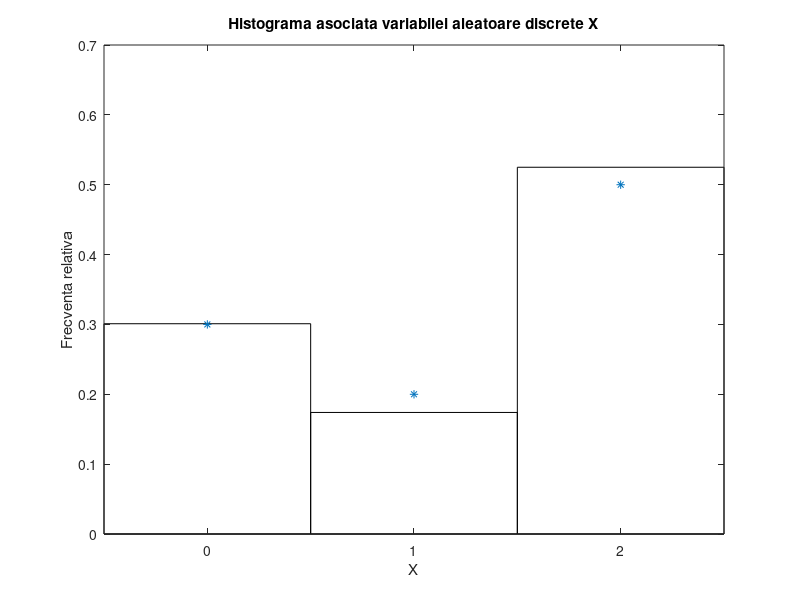

This figure's MATLAB source:
function solLab5()
% Solutia aplicatiilor din Laboratorul nr. 5

clear
clc

n = 1000; % dimensiunea esantionului/multimii de valori de selectie
% Testati pentru n = 10000. Observati o imbunatatire a estimarii!

m = 3; % numarul de valori pe care le poate lua v.a. X
X = [0 1 2]; % valorile x1, x2, x3 pe care le poate lua v.a. X
p = [0.3 0.2 0.5]; % probabilitatile p1, p2, p3; p(i) = P(X = xi) = pi


% 2. Apelati functia creata la punctul 1. pentru a genera o multime de 1000
% de valori de selectie asupra v.a. discrete definite in Exemplu 1. 
% Validati rezultatul obtinut construind histograma asociata multimii de 
% selectie.

% Multimea esantion asociata variabilei discrete X

x = zeros(1, n);
for i = 1 : n
    x(i) = simVarDiscreta(X, p);
end

% Histograma esantionului generat in x.
% Se estimeaza probabilitatile pi = P(X = xi) cu frecventa relativa de 
% aparitie a evenimentului X = xi

C = 0 : m - 1;
N = zeros(size(C));

for i = 1 : m 
    
    N(i) = sum(x == i - 1);
    
end

figure(1)
bar(C, N/n, 1, 'w')
title('Histograma asociata variabilei aleatoare discrete X')
xlabel('X')
ylabel('Frecventa relativa')
hold on
% Valorile teoretice ale probabilitatilor pi = P(X = xi)
plot(C, p, '*');

% 3. Apelati functia creata la punctul 1. pentru a simula v.a. X ~ Bin(10, 0.5).
% Validati rezultatul obtinut construind histograma asociata multimii de selectie
% generate in concordanta cu repartitia Bin(10, 0.5).

% clear
% 
% X = 0 : 10;
% p = binopdf(X, 10, 0.5);
% 
% n = 1000;
% x = zeros(1, n);
% for i = 1 : n
%     x(i) = simVarDiscreta(X, p);
% end
% 
% C = 0 : 10;
% N = zeros(size(C));
% 
% for i = 1 : length(C) 
%     
%     N(i) = sum(x == i - 1);
%     
% end

% figure(2)
% bar(C, N/n, 1, 'w')
% title('Histograma asociata variabilei aleatoare discrete X \sim Bin(10, 0.5)')
% xlabel('X')
% ylabel('Frecventa relativa')
% hold on
% % Valorile teoretice ale probabilitatilor pi = P(X = xi)
% plot(C, p, '*');

end


% 1. Scrieti o functie care simuleaza v.a. discreta X.
% parametrul de intrare X este vectorul continand valorile pe care le poate 
% lua v.a. X: X = [x1 x2 ... xm]
% p este vectorul continand probabilitatile de aparitie a valorilor din X, 
%si anume p = [p1 p2 ... pm].

function x = simVarDiscreta(X, p)

u = rand(1);

indice = find(u <= cumsum(p));
x = X(indice(1));

end










